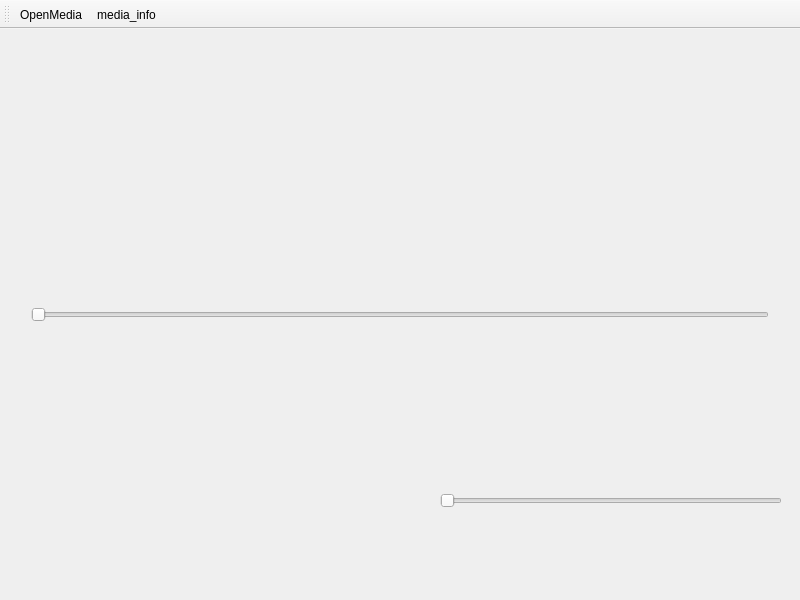
<?xml version="1.0" encoding="UTF-8"?>
<ui version="4.0">
 <class>MediaPlayerWindow</class>
 <widget class="QMainWindow" name="MediaPlayerWindow">
  <property name="geometry">
   <rect>
    <x>0</x>
    <y>0</y>
    <width>800</width>
    <height>600</height>
   </rect>
  </property>
  <property name="windowTitle">
   <string>MediaPlayerWindow</string>
  </property>
  <widget class="QWidget" name="centralwidget">
   <property name="baseSize">
    <size>
     <width>1024</width>
     <height>600</height>
    </size>
   </property>
   <layout class="QVBoxLayout" name="verticalLayout" stretch="0,0,0">
    <item>
     <widget class="QWidget" name="display_widget" native="true">
      <layout class="QVBoxLayout" name="verticalLayout_2">
       <item>
        <widget class="QLabel" name="frame_label">
         <property name="text">
          <string/>
         </property>
        </widget>
       </item>
       <item>
        <widget class="DiskMusic" name="music_widget" native="true"/>
       </item>
      </layout>
     </widget>
    </item>
    <item>
     <widget class="QWidget" name="position_widget" native="true">
      <layout class="QHBoxLayout" name="horizontalLayout_2">
       <item>
        <widget class="QLabel" name="current_time_label">
         <property name="text">
          <string/>
         </property>
        </widget>
       </item>
       <item>
        <widget class="QSlider" name="position_slidebar">
         <property name="orientation">
          <enum>Qt::Orientation::Horizontal</enum>
         </property>
        </widget>
       </item>
       <item>
        <widget class="QLabel" name="total_time_label">
         <property name="text">
          <string/>
         </property>
        </widget>
       </item>
      </layout>
     </widget>
    </item>
    <item>
     <widget class="QWidget" name="widget" native="true">
      <property name="minimumSize">
       <size>
        <width>0</width>
        <height>50</height>
       </size>
      </property>
      <layout class="QHBoxLayout" name="horizontalLayout">
       <item>
        <spacer name="horizontalSpacer">
         <property name="orientation">
          <enum>Qt::Orientation::Horizontal</enum>
         </property>
         <property name="sizeHint" stdset="0">
          <size>
           <width>366</width>
           <height>20</height>
          </size>
         </property>
        </spacer>
       </item>
       <item>
        <widget class="QPushButton" name="btn_status_change">
         <property name="minimumSize">
          <size>
           <width>50</width>
           <height>50</height>
          </size>
         </property>
         <property name="text">
          <string/>
         </property>
         <property name="flat">
          <bool>true</bool>
         </property>
        </widget>
       </item>
       <item>
        <widget class="QSlider" name="sound_slider">
         <property name="orientation">
          <enum>Qt::Orientation::Horizontal</enum>
         </property>
        </widget>
       </item>
      </layout>
     </widget>
    </item>
   </layout>
  </widget>
  <widget class="QToolBar" name="toolBar">
   <property name="windowTitle">
    <string>toolBar</string>
   </property>
   <property name="iconSize">
    <size>
     <width>50</width>
     <height>50</height>
    </size>
   </property>
   <attribute name="toolBarArea">
    <enum>TopToolBarArea</enum>
   </attribute>
   <attribute name="toolBarBreak">
    <bool>false</bool>
   </attribute>
   <addaction name="actionaction_open_media"/>
   <addaction name="actionmedia_info"/>
  </widget>
  <action name="actionaction_open_media">
   <property name="icon">
    <iconset resource="../sources/icons.qrc">
     <normaloff>:/icons/open_media.png</normaloff>:/icons/open_media.png</iconset>
   </property>
   <property name="text">
    <string>OpenMedia</string>
   </property>
   <property name="menuRole">
    <enum>QAction::MenuRole::NoRole</enum>
   </property>
  </action>
  <action name="actionmedia_info">
   <property name="icon">
    <iconset resource="../sources/icons.qrc">
     <normaloff>:/icons/meida_info.png</normaloff>:/icons/meida_info.png</iconset>
   </property>
   <property name="text">
    <string>media_info</string>
   </property>
   <property name="menuRole">
    <enum>QAction::MenuRole::NoRole</enum>
   </property>
  </action>
 </widget>
 <customwidgets>
  <customwidget>
   <class>DiskMusic</class>
   <extends>QWidget</extends>
   <header>DiskMusic.h</header>
   <container>1</container>
  </customwidget>
 </customwidgets>
 <resources>
  <include location="../sources/icons.qrc"/>
 </resources>
 <connections/>
</ui>
